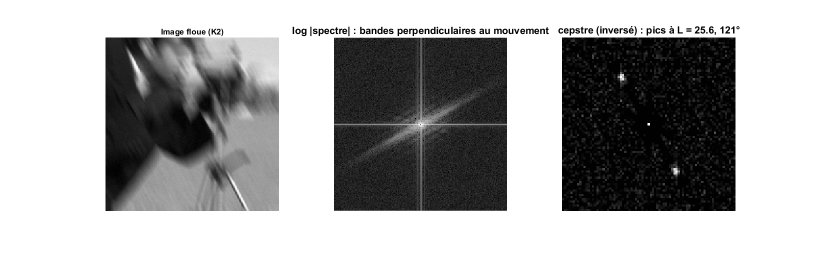
%> input picture results/cepstrum.png (made grey), 1625 x 515 px, given in place of camera.png, which was not available (shown at 1/2 size)
$ octave main_kernel_estimation.m   (GNU Octave 9; MATLAB toolbox functions it lacks are replaced by stand-ins)
%> lines starting %> are read from the running program, lines starting %| are printed output that depends on the picture
### outils/read_image.m
function I = read_image(filename)
%> called with filename = 'data/camera.png'
    [I, map] = imread(filename);
%> I is the input picture: size 515x1625 uint8; min 0, max 255, mean 165.7
%> map = []
    if ~isempty(map)
        I = ind2rgb(I, map);
    end
    if isa(I, 'uint8')
        I = double(I) / 255;
%> I: size 515x1625 double
    elseif isa(I, 'uint16')
        I = double(I) / 65535;
    else
        I = double(I);
    end
end

### blur_model/blur_image.m
function y = blur_image(x, k)
    r = (size(k, 1) - 1) / 2;
    [H, W, C] = size(x);
%> H = 515; W = 1625; C = 1
    ri = [ones(1, r), 1:H, H * ones(1, r)];
    ci = [ones(1, r), 1:W, W * ones(1, r)];
    y = zeros(H, W, C);
    for c = 1:C
        y(:, :, c) = conv2(x(ri, ci, c), k, 'valid');
    end
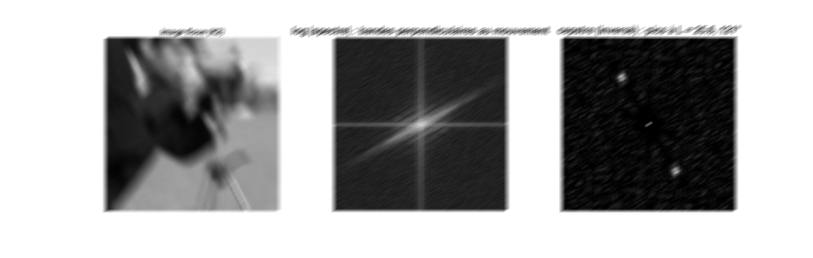
%> y: size 515x1625 double (shown at 1/2 size); min 0.00392, max 1, mean 0.65
end

### kernel estimation/estimate_motion_cepstrum.m
function [L, theta] = estimate_motion_cepstrum(y, Lmax)
    if nargin < 2
        Lmax = 40;
    end
    [H, W] = size(y);
    win = hann_win(H) * hann_win(W)';
    Y = abs(fft2((y - mean(y(:))) .* win));
    C = fftshift(real(ifft2(log(1e-3 + Y))));
    cy = floor(H / 2) + 1;
    cx = floor(W / 2) + 1;
    [xx, yy] = meshgrid(1:W, 1:H);
    d = hypot(yy - cy, xx - cx);
    C(d < 3 | d > Lmax) = inf;
    [~, idx] = min(C(:));
    [i, j] = ind2sub([H W], idx);
    dy = i - cy;
    dx = j - cx;
    L = hypot(dx, dy);
    theta = mod(atan2d(-dy, dx), 180);
end

function w = hann_win(n)
    w = 0.5 - 0.5 * cos(2 * pi * (0:n-1)' / (n - 1));
end

### blur_model/motion_kernel.m
function k = motion_kernel(L, theta)
    r = ceil(L / 2) + 1;
    n = 2 * r + 1;
    t = linspace(-L / 2, L / 2, ceil(10 * L) + 1);
    xs = r + 1 + t * cosd(theta);
    ys = r + 1 - t * sind(theta);
    k = splat_points(zeros(n, n), xs, ys);
    k = k / sum(k(:));
end

### blur_model/splat_points.m
function k = splat_points(k, xs, ys)
    x0 = floor(xs(:)); y0 = floor(ys(:));
    fx = xs(:) - x0;  fy = ys(:) - y0;
    [n1, n2] = size(k);
    ok = x0 >= 1 & x0 < n2 & y0 >= 1 & y0 < n1;
    x0 = x0(ok); y0 = y0(ok); fx = fx(ok); fy = fy(ok);
    k = k + accumarray([y0,     x0    ], (1 - fx) .* (1 - fy), [n1 n2]) ...
          + accumarray([y0,     x0 + 1], fx .* (1 - fy),       [n1 n2]) ...
          + accumarray([y0 + 1, x0    ], (1 - fx) .* fy,       [n1 n2]) ...
          + accumarray([y0 + 1, x0 + 1], fx .* fy,             [n1 n2]);
end

### deconvolution/deconv_tv.m
function x = deconv_tv(y, k, lambda, n_iter)
    if nargin < 3 || isempty(lambda)
        lambda = 1e-3;
    end
    if nargin < 4
        n_iter = 300;
    end
    r = (size(k, 1) - 1) / 2;
    kf = rot90(k, 2);
    [H, W] = size(y);
    x = y([ones(1, r), 1:H, H * ones(1, r)], [ones(1, r), 1:W, W * ones(1, r)]);
    x = min(max(x, 0), 1);
    xb = x;
    p = zeros(H, W);
    qx = zeros(size(x));
    qy = zeros(size(x));
    tau = 1 / 3;
    sigma = 1 / 3;
    for it = 1:n_iter
        % dual de l'attache aux données : prox de F*, F(z) = 1/2 ||z - y||^2
        p = (p + sigma * (conv_fft(xb, k, 'valid') - y)) / (1 + sigma);
        % dual de la TV : projection sur la boule ||q|| <= lambda
        [gx, gy] = grad_fwd(xb);
        qx = qx + sigma * gx;
        qy = qy + sigma * gy;
        nq = max(1, sqrt(qx.^2 + qy.^2) / lambda);
        qx = qx ./ nq;
        qy = qy ./ nq;
        % primal : pas de descente puis projection sur [0, 1]
        x_old = x;
        x = min(max(x - tau * (conv_fft(p, kf, 'full') - div_bwd(qx, qy)), 0), 1);
        xb = 2 * x - x_old;
    end
    x = x(r+1:end-r, r+1:end-r);
end

function [gx, gy] = grad_fwd(x)
%   gradient par différences avant (condition de Neumann)
    gx = [x(:, 2:end) - x(:, 1:end-1), zeros(size(x, 1), 1)];
    gy = [x(2:end, :) - x(1:end-1, :); zeros(1, size(x, 2))];
end

function d = div_bwd(px, py)
%   divergence = -adjoint de grad_fwd
    dx = [px(:, 1), px(:, 2:end-1) - px(:, 1:end-2), -px(:, end-1)];
    dy = [py(1, :); py(2:end-1, :) - py(1:end-2, :); -py(end-1, :)];
    d = dx + dy;
end

### deconvolution/conv_fft.m
function out = conv_fft(x, k, shape)
    [H, W] = size(x);
    [kh, kw] = size(k);
    Hf = H + kh - 1;
    Wf = W + kw - 1;
    F = real(ifft2(fft2(x, Hf, Wf) .* fft2(k, Hf, Wf)));
    switch shape
        case 'full'
            out = F;
        case 'valid'
            out = F(kh:H, kw:W);
        otherwise
            error('conv_fft : forme ''%s'' non gérée', shape);
    end
end

### main_kernel_estimation.m
clear; close all;
outDir = 'results';
if ~exist(outDir, 'dir'), mkdir(outDir); end
K = load(fullfile('data', 'kernels.mat'));
names = {'camera', 'astronaut', 'coffee', 'brick'};
sigma_n = 0.01;

% ---------------- 1. cepstre ----------------
truth = [15 30; 25 120];
fprintf('Bougé linéaire, estimation par le cepstre :\n');
for a = 1:2
    k = K.(sprintf('K%d', a));
    for b = 1:numel(names)
        x = read_image(fullfile('data', [names{b} '.png']));
        rng(1);
        y = blur_image(x, k) + sigma_n * randn(size(x));
        [L, th] = estimate_motion_cepstrum(y);
%> in estimate_motion_cepstrum, `C(d < 3 | d > Lmax) = inf;`:
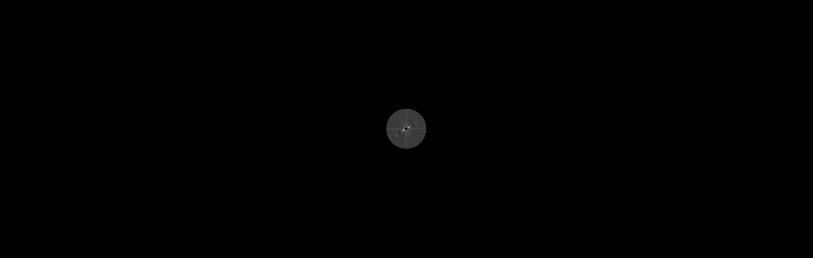
%> C: size 515x1625 double (shown at 1/2 size); 99.4% of the values are NaN or infinite; the others: min -0.0242, max 0.08, mean 0.00111; drawn with min black, max white, NaN and infinite black
%> in estimate_motion_cepstrum, `[~, idx] = min(C(:));`: idx = 411750
%> in estimate_motion_cepstrum, `[i, j] = ind2sub([H W], idx);`: i = 265; j = 800
%> in estimate_motion_cepstrum, `dy = i - cy;`: dy = 7
%> in estimate_motion_cepstrum, `dx = j - cx;`: dx = -13
%> in estimate_motion_cepstrum, `L = hypot(dx, dy);`: L = 14.76
%> in estimate_motion_cepstrum, `theta = mod(atan2d(-dy, dx), 180);`: theta = 28.3
%> L = 14.76; th = 28.3
        ke = motion_kernel(L, th);
%> in motion_kernel, `r = ceil(L / 2) + 1;`: r = 9
%> in motion_kernel, `n = 2 * r + 1;`: n = 19
%> in motion_kernel, `t = linspace(-L / 2, L / 2, ceil(10 * L) + 1);`: t = 149 values from -7.38 to 7.38
%> in motion_kernel, `xs = r + 1 + t * cosd(theta);`: xs = 149 values from 3.5 to 16.5
%> in motion_kernel, `ys = r + 1 - t * sind(theta);`: ys = 149 values, max 13.5 at index 1, min 6.5 at index 149, mean 10
%> in splat_points, `x0 = floor(xs(:))`: x0 = 149 values from 3 to 16
%> in splat_points, `y0 = floor(ys(:))`: y0 = 149 values, max 13 at index 1, min 6 at index 139, mean 9.5
%> in splat_points, `fx = xs(:) - x0`: fx = 149 values, max 0.993 at index 18, min 0 at index 75, mean 0.497
%> in splat_points, `fy = ys(:) - y0`: fy = 149 values, max 0.993 at index 54, min 0 at index 75, mean 0.497
%> in splat_points, `ok = x0 >= 1 & x0 < n2 & y0 >= 1 & y0 < n1;`: ok = 149 logical values, 149 true
        u = deconv_tv(y, ke, 1e-3, 300);
%> in deconv_tv, `x = y([ones(1, r), 1:H, H * ones(1, r)], [ones(1, r), 1:W, W * ones(1,..`:
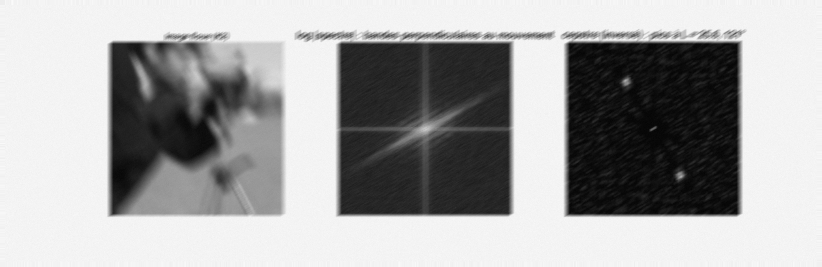
%> x: size 533x1643 double (shown at 1/2 size); min -0.0312, max 1.05, mean 0.665; drawn with min black and max white
%> (the run ends here)
